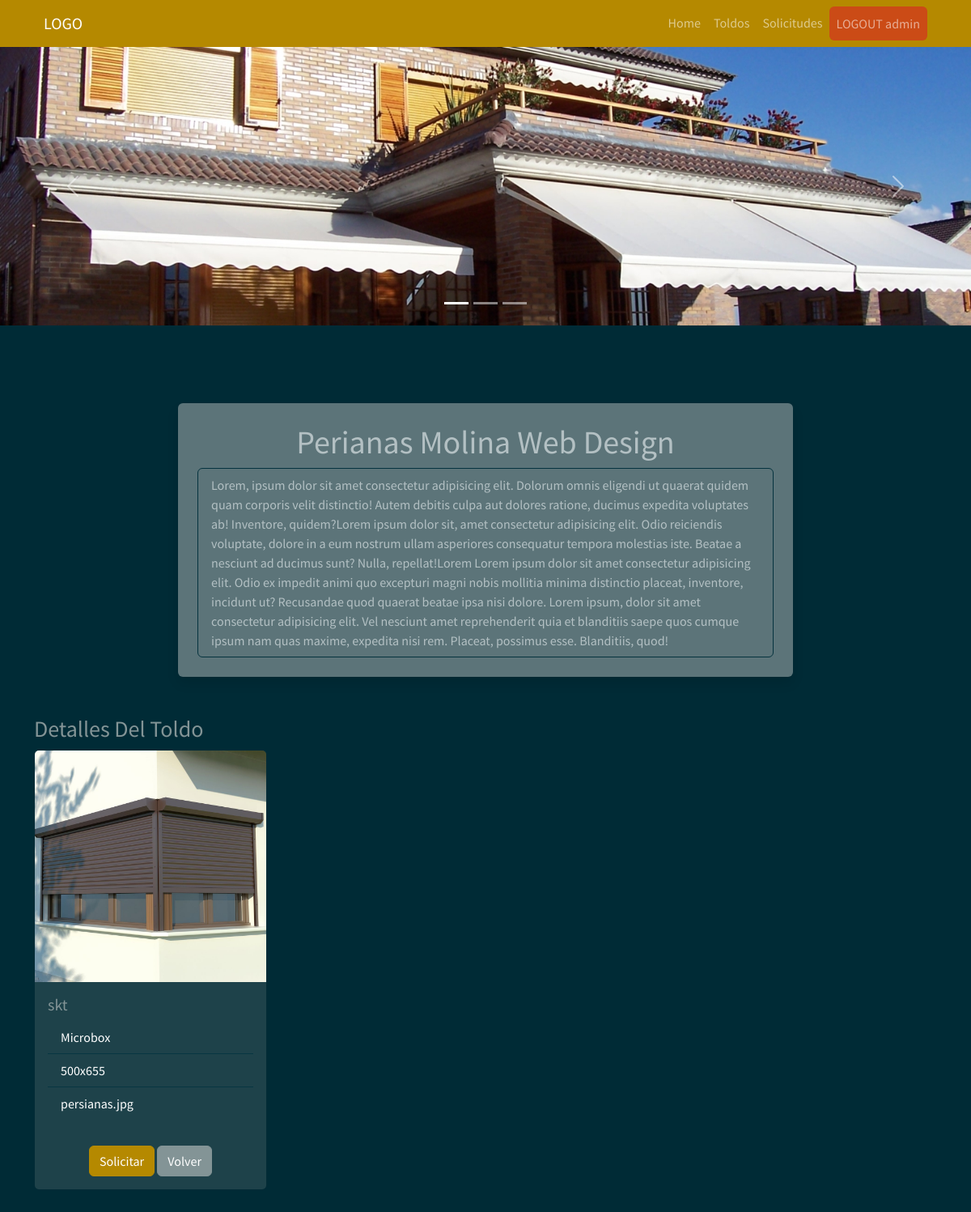
/toldo_user (signed in), run on an earlier commit of the app's database.
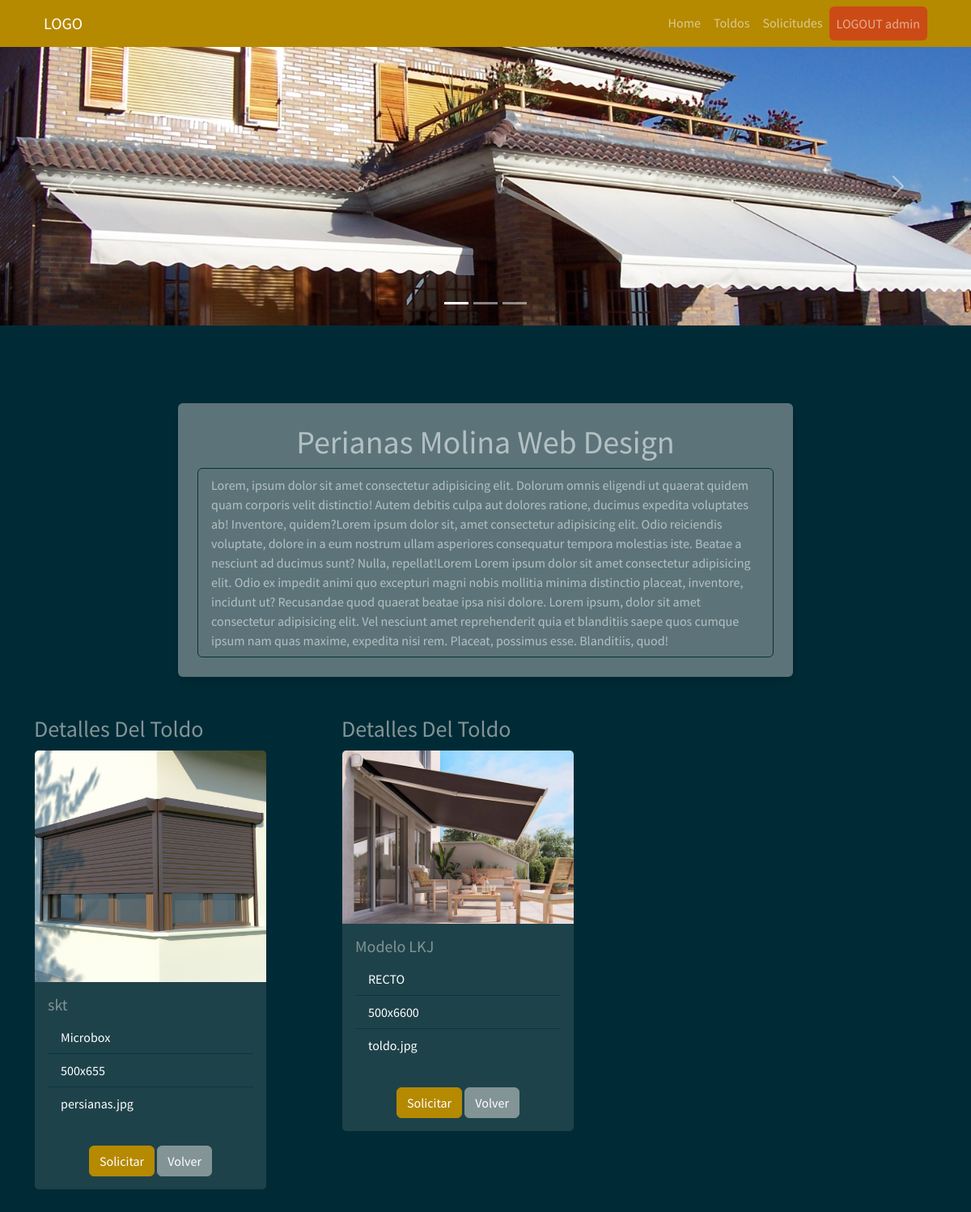
And on a later commit of the database.
### myapp/models.py (models this page shows)
    class Toldo(db.Model):
        __tablename__ = "Toldo"  # Nombre de la tabla que se crea
        Toldo_id = db.Column("toldo_id", db.Integer, Sequence(
            'toldo_id_seq'),  primary_key=True)
        Modelo = db.Column(db.String(20))
        Tipo = db.Column(db.String(30))
        Dimensiones = db.Column(db.String(30))
        Imagen = db.Column(db.String(30))

### myapp/views.py (the view)
    @app.route("/toldo_user", methods=["GET", "POST"])
    def toldo_user():
        list_toldo = db_access["list_toldos"]
        toldos = list_toldo()
        usuario = session['usuario']
        usu = usuario
        return render_template("user/toldos_user.html", toldos=toldos, usu=usu)

### myapp/templates/user/toldos_user.html (shortened to what this page needs)
<!DOCTYPE html>
<html>
<head>
    <link href="https://cdn.jsdelivr.net/npm/bootstrap@5.1.3/dist/css/bootstrap.min.css" rel="stylesheet"
>
    <link rel="stylesheet" href="../static/style/bootstrap.min(8).css">
    <link href="https://cdnjs.cloudflare.com/ajax/libs/font-awesome/4.0.3/css/font-awesome.css" rel="stylesheet">
</head>
<body>
    {% include 'includes/navbar_user.html' %}
    <div id="carouselExampleIndicators" class="carousel slide" data-bs-ride="carousel">
        <ol class="carousel-indicators">
            <li data-bs-target="#carouselExampleIndicators" data-bs-slide-to="0" class="active"></li>
            <li data-bs-target="#carouselExampleIndicators" data-bs-slide-to="1"></li>
            <li data-bs-target="#carouselExampleIndicators" data-bs-slide-to="2"></li>
        </ol>
        <div class="carousel-inner">
            <div class="carousel-item active">
                <img src="../static/style/img/carrousel/6.jpg" class="d-block w-100" alt="..."
                    style="max-width:100%;height:auto;">
            </div>
        </div>
        <a class="carousel-control-prev" href="#carouselExampleIndicators" role="button" data-bs-slide="prev">
            <span class="carousel-control-prev-icon" aria-hidden="true"></span>
        </a>
        <a class="carousel-control-next" href="#carouselExampleIndicators" role="button" data-bs-slide="next">
            <span class="carousel-control-next-icon" aria-hidden="true"></span>
        </a>
    </div>
    <section class="pt-5 pb-5">
        <div class="container">
            <div class="row justify-content-center mt-5">
                <div class="col-8 bg-secondary p-4 rounded shadow text-white" style="opacity: 0.7;">
                    <h1 class=" row justify-content-center ">Perianas Molina Web Design</h1>
                    <ul class="list-group">
                        <li class="list-group-item">Lorem, ipsum dolor sit amet consectetur adipisicing elit. Dolorum
                            omnis
                            eligendi ut quaerat quidem quam corporis velit distinctio! Autem debitis culpa aut dolores
                            ratione, ducimus expedita voluptates ab! Inventore, quidem?Lorem ipsum dolor sit, amet
                            consectetur adipisicing elit. Odio reiciendis voluptate, dolore in a eum nostrum ullam
                            asperiores consequatur tempora molestias iste. Beatae a nesciunt ad ducimus sunt? Nulla,
                            repellat!Lorem Lorem ipsum dolor sit amet consectetur adipisicing elit. Odio ex impedit
                            animi
                            quo excepturi magni nobis mollitia minima distinctio placeat, inventore, incidunt ut?
                            Recusandae
                            quod quaerat beatae ipsa nisi dolore. Lorem ipsum, dolor sit amet consectetur adipisicing
                            elit.
                            Vel nesciunt amet reprehenderit quia et blanditiis saepe quos cumque ipsum nam quas maxime,
                            expedita nisi rem. Placeat, possimus esse. Blanditiis, quod!</li>
                    </ul>
                </div>
            </div>
            <div class="row mt-5">
                {% for toldo in toldos %}
                <div class="col-4">
                    <p class="list-group">
                    <h3>Detalles Del Toldo</h3>
                    <div class="card" style="width: 18rem;">
                        <img src="../static/style/img/{{toldo.Imagen}}" class="card-img-top" alt="...">
                        <div class="card-body">
                            <h5 class="card-title">
                                {{toldo.Modelo}}
                            </h5>
                            <ul class="list-group list-group-flush">
                                <li class="list-group-item">
                                    {{toldo.Tipo}}
                                </li>
                                <li class="list-group-item">
                                    {{toldo.Dimensiones}}
                                </li>
                                <li class="list-group-item">
                                    {{toldo.Imagen}}
                                </li>
                            </ul>
                        </div>
                        <div class="card-body mx-auto">
                            <a class="btn btn-primary" href="/details_toldo/{{toldo.Toldo_id}}">Solicitar</a>
                            <a class="btn btn-secondary" href="#">Volver</a>
                        </div>
                    </div>
                    </p>
                </div>
                {% endfor %}
            </div>
        </div>
    </section>
</body>
</html>

### myapp/templates/includes/navbar_user.html (shortened to what this page needs)
<link href="https://cdnjs.cloudflare.com/ajax/libs/font-awesome/5.10.0/css/all.min.css" rel="stylesheet">
<div class="container-fluid bg-primary">
    <div class="container">
        <nav class="navbar navbar-expand-lg navbar-dark">
            <div class="container-fluid">
                <a class="navbar-brand" href="#">LOGO</a>
                <div class="collapse navbar-collapse" id="navbarSupportedContent">
                    <ul class="navbar-nav ms-auto mb-2 mb-lg-0">
                        <li class="nav-item">
                            <a class="nav-link " aria-current="page" href="/toldo_user">Home</a>
                        </li>
                        <li class="nav-item">
                            <a class="nav-link" href="/toldo_user">Toldos</a>
                        </li>
                        <li class="nav-item">
                            <a class="nav-link" href="/solicitudes">Solicitudes</a>
                        </li>
                        <li class="nav-item">
                            <a href="/logout" class="nav-link  bg-warning btn" tabindex="-1"
                                aria-disabled="true">LOGOUT {{usu}}</a>
                        </li>
                    </ul>
                </div>
            </div>
        </nav>
    </div>
</div>

What changed in the data, as far as the page shows it:
added Toldo: Imagen (picture), Modelo "Modelo LKJ", Tipo "RECTO", Dimensiones "500x6600", Imagen "toldo.jpg"
